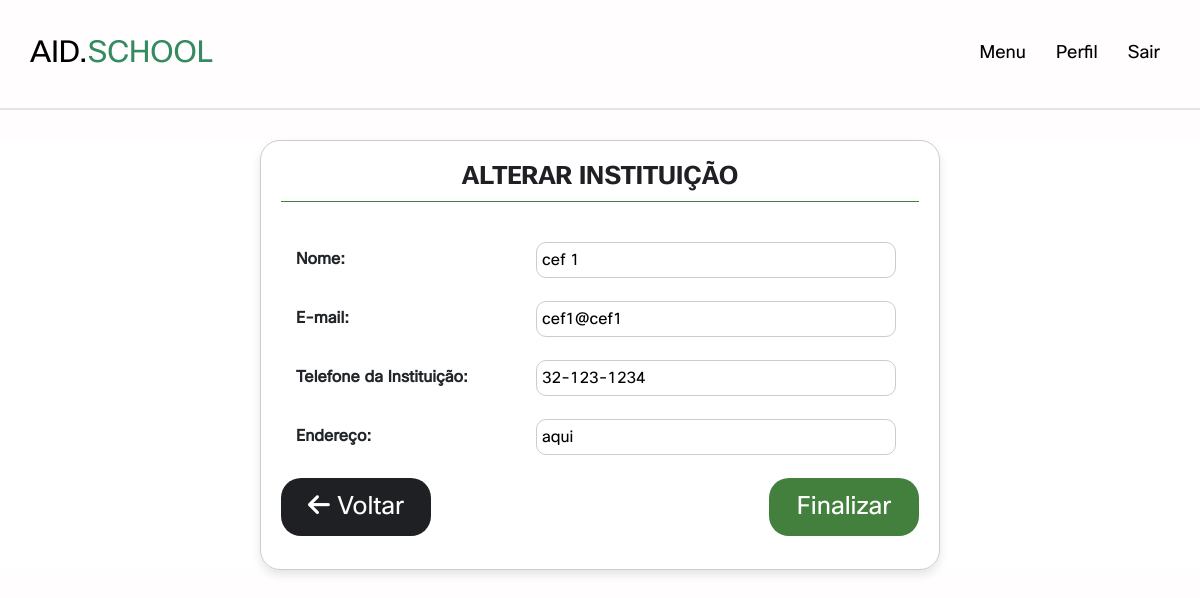
Screenshot of /VIEW/formAlterarInstituto.php?id=2 (signed in) with the database file from the repository.
### tables this page shows
CREATE TABLE IF NOT EXISTS `instituto` (
  `idinstituto` INT(10) NOT NULL AUTO_INCREMENT,
  `nomeinstituto` VARCHAR(60) NOT NULL,
  `emailinstituto` VARCHAR(60) NOT NULL,
  `telefoneinstituto` VARCHAR(60) NOT NULL,
  `enderecoinstituto` VARCHAR(60) NOT NULL,
  PRIMARY KEY (`idinstituto`));

### DAO/CONEXAO/CONEXAO.php (called while the page is built)
<?php
abstract class CONEXAO {
    private static $instance;
    public static function getInstance() {
        try {
            if (!isset(self::$instance)) {
                self::$instance = new PDO("mysql:host=localhost;dbname=dbdoar;charset=UTF8", "root", "");
                self::$instance->setAttribute(PDO::ATTR_ERRMODE, PDO::ERRMODE_EXCEPTION);
            }
            return self::$instance;
        } catch (PDOException $exc) {
            echo "Erro ao conectar o banco de dados :" . $exc->getMessage();
        }
    }
}
?>

### DAO/InstitutoDAO.php (called while the page is built, shortened)
<?php
require_once 'CONEXAO/CONEXAO.php';
class InstitutoDAO {
    public $pdo = null;
    public function __construct() {
        $this->pdo = Conexao::getInstance();
    }
    public function PesquisarUmRegistro($idinstituto) {
        try {
            $sql = "select * from instituto where idinstituto = ?;";
            $execucao = $this->pdo->prepare($sql);
            $execucao->bindValue(1, $idinstituto);
            $execucao->execute();
            $pesquisa = $execucao->fetch(PDO::FETCH_ASSOC);
            return $pesquisa;
        } catch (PDOException $exc) {
            echo $exc->getMessage();
        }
    }
}

### VIEW/formAlterarInstituto.php (the view, shortened to what this page needs)
<!DOCTYPE html>
<html lang="pt-br">
    <head>
        <link rel="stylesheet" href="../CSS/CadastroInstituicao.css">
         <link rel="stylesheet" href="../CSS/NavbarperfilAdm.css">
        <link rel="stylesheet" href="https://cdnjs.cloudflare.com/ajax/libs/bootstrap/4.6.1/css/bootstrap.min.css">
        <link rel="stylesheet" href="https://cdnjs.cloudflare.com/ajax/libs/font-awesome/6.0.0/css/all.min.css">
        <link rel="stylesheet" href="https://cdnjs.cloudflare.com/ajax/libs/bootstrap/4.6.1/css/bootstrap.min.css">
    </head>
    <body>
        <?php
        require_once '../DAO/InstitutoDAO.php';
        $idinstituto = $_GET["id"];
        $institutoDAO = new InstitutoDAO();
        $instituto = $institutoDAO->PesquisarUmRegistro($idinstituto);
        ?>
        <?php
        include '../VIEW/NavbarperfilAdm.php';
        ?>
        <div class="form-container">
            <h2 class="form-title">Alterar Instituição</h2>
            <form action="../CONTROLLER/AlterarInstituto.php" method="post">
                <div class="form-group">
                    <label for="nomeinstituicao">Nome:</label>
                    <input type="text" name="nomeinstituto" required placeholder="Digite o nome da Instituição "
                           value="<?php echo $instituto["nomeinstituto"] ?>">
                </div>
                <div class="form-group">
                    <label for="emailinstituicao">E-mail:</label>
                    <input type="email" name="emailinstituto" required placeholder="Digite o E-mail da Instituição" value="<?php echo $instituto["emailinstituto"] ?>" onblur="validacaoEmail(f1.email)"  maxlength="52" size='52'>
                </div>
                <div class="form-group">
                    <label for="telefoneinstituicao">Telefone da Instituição:</label>
                    <input type="tel" name="telefoneinstituto" maxlength="12" OnKeyPress="formatar('##-####-####', this)" required placeholder="Digite o Telefone da Instituição" value="<?php echo $instituto["telefoneinstituto"] ?>">
                </div>
                <div class="form-group">
                    <label for="enderecoinstituicao">Endereço:</label>
                    <input type="text" name="enderecoinstituto" required placeholder="Digite o Endereço da Instituição" value="<?php echo $instituto["enderecoinstituto"] ?>">
                </div>
                <button type="button" class="left-button" onclick="window.history.back()">
                <i class="fas fa-arrow-left"></i> Voltar
                </button>
                <input type="submit" class="right-button" value="Finalizar">
            </form>
        </div>
    </body>
</html>

### CSS/cadastroInstituicao.css (style rules this page uses)
:root { --COR1:#43803E; --COR2:#6BCC62; --COR3:#145a0e; --COR4:#338b5f; --COR7:#1F2024; --COR8:#ffffff; --COR10:#e7e7e7; --COR11:#024059; --COR12:#026873; --COR13:#0CABA8; --COR14:#015958; --font-Opensans: Open Sans, sans-serif; --font-Cisco-bold: font-CiscoSans; --font-Cisco-regular: font-CiscoSans2; --border:.2rem solid rgba(0,0,0,.1); --box-shadow:0 .5rem 1rem rgba(0,0,0,.1); }
html { height: auto; width: auto; background-color: rgb(255, 253, 253); }
* { font-family: 'Poppins', sans-serif; }
.form-container { display: fixed; width: 680px; margin: 0 auto; margin-top: 140px; border: 1px solid #ccc; box-shadow: var(--box-shadow); padding: 20px; border-radius: 20px; height: 430px; }
.form-title { color: var(--COR7); font-size: 25px; text-align: center; font-weight: bold; font-family: var(--font-Cisco-bold); margin-bottom: 20px; border-bottom: 1px solid var(--COR1); padding-bottom: 10px; margin-bottom: 40px; text-transform: uppercase; }
.form-group { display: flex; flex-wrap: wrap; margin-bottom: 20px; width: 900px; margin-left: 0px; }
.form-group label { width: 220px; font-size: 16px; font-weight: bold; margin-right: 20px; text-align: left; margin-left: 15px; line-height: 35px; }
.form-group input[type="text"], .form-group input[type="date"], .form-group textarea, .form-group input[type="file"], .form-group input[type="email"], .form-group input[type="tel"], .form-group input[type="number"] { width: 40%; font-size: 16px; padding: 5px; border-radius: 10px; border: 1px solid #ccc; outline: none; margin-bottom: 13px; }
input[type="submit"] { background-color: var(--COR1); border: none; color: var(--COR8); padding: 10px 20px; text-align: center; text-decoration: none; display: inline-block; font-size: 25px; border-radius: 20px; transition: background-color 0.3s ease; margin-top: 0px; width: 150px; }
.left-button { float: left; margin-right: 10px; background-color: var(--COR7); border: none; color: var(--COR8); padding: 10px 20px; text-align: center; text-decoration: none; display: inline-block; font-size: 25px; border-radius: 20px; transition: background-color 0.3s ease; margin-top: 0px; width: 150px; }
.right-button { float: right; margin-left: 10px; }

### CSS/NavbarperfilAdm.css (style rules this page uses)
:root { --COR1:#43803E; --COR2:#6BCC62; --COR3:#145a0e; --COR4:#338b5f; --COR7:#1F2024; --COR8:#ffffff; --COR10:#e7e7e7; --COR11:#024059; --COR12:#026873; --COR13:#0CABA8; --COR14:#015958; --COR15:#F28157; --COR16:#DB8244; --COR17:#FF9A75; --COR18:#BF6545; --font-Opensans: Open Sans, sans-serif; --font-Cisco-bold: font-CiscoSans; --font-Cisco-regular: font-CiscoSans2; --border:.2rem solid rgba(0,0,0,.1); --box-shadow:0 .5rem 1rem rgba(0,0,0,.1); }
* { font-family: var(--font-Cisco-regular); margin:0; padding:0; box-sizing: border-box; outline: none; border:none; text-decoration: none !important; }
html { font-size: 62.5%; }

### rows the page displays
instituto: nomeinstituto "cef 1", emailinstituto "cef1@cef1", telefoneinstituto "32-123-1234", enderecoinstituto "aqui"
